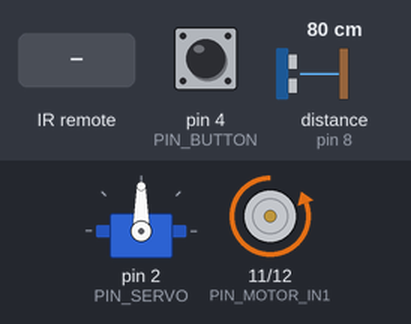
Recording of a sketch running on a simulated Arduino Uno, built with avr-gcc and run on an emulated ATmega328P. Shown: servo, motor-driver pin pairs drawn as motors (green arrow = first pin HIGH = forward, orange = second pin HIGH = backward, longer = more drive, scaled by the enable pin). Wiring (inferred from the names in the program): ultrasonic range finder: trigger pin 7; echo pin 8. Inputs (shaded band) come from the test bench; at power-on: distance to the obstacle (sensor on pin 8) 80 cm, pin 4 (PIN_BUTTON) LOW. The echo pulse lasts 58.3 µs per cm.

Above: at 0.5 s.
1.3 s: distance to the obstacle (sensor on pin 8) set to 9 cm
At 1.72 s:
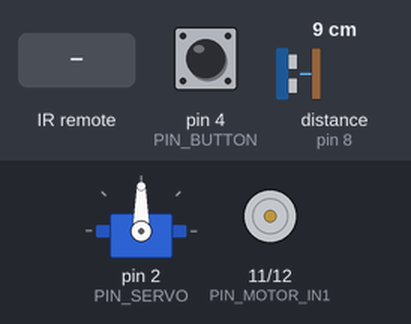
4.3 s: infrared code 0x16 received
At 5.9 s:
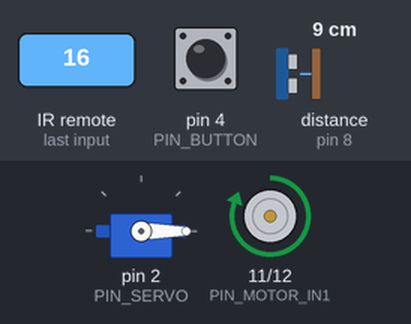
7.3 s: infrared code 0x08 received
At 8.13 s:
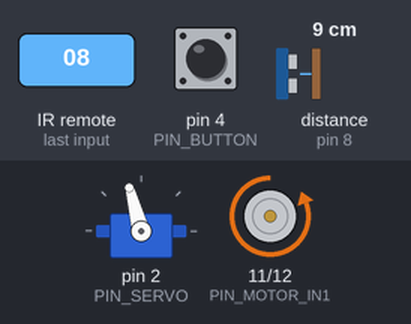
10.3 s: infrared code 0x18 received
13.3 s: infrared code 0x45 received
At 14.15 s:
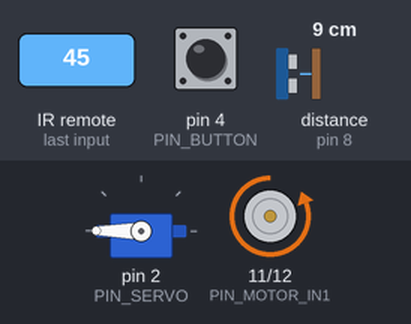
16.3 s: infrared code 0x52 received
Timing chart, 0 to 20.3 s (numbered marks = the images above; inputs shaded):
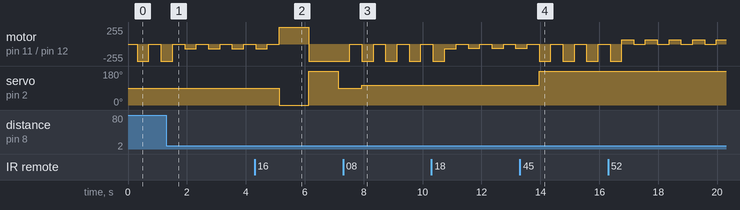

Measured:
- after the input at 4.3 s, servo on pin 2 (PIN_SERVO): 90° → 0° after 0.83 s, → 180° 1.0 s later, → 90° 1.0 s later
- after the input at 7.3 s, servo on pin 2 (PIN_SERVO): 90° → 105° after 0.64 s
- after the input at 13.3 s, servo on pin 2 (PIN_SERVO): 105° → 180° after 0.66 s
- by itself, motor on pin 11 (PIN_MOTOR_IN1) / pin 12 (PIN_MOTOR_IN2): repeats every 0.80 s: forward 64/255 0.40 s, stopped 0.40 s

The sketch:

4-car-c.ino
```cpp
#include <Arduino.h>
#include <Servo.h>
#include <IRremote.hpp>

// ==========================================
// ピン配置（定数定義）
// ==========================================
const int PIN_SERVO      = 2;   // サーボモーター
const int PIN_BUTTON     = 4;   // トグルボタン（スイッチ）
const int PIN_MOTOR_PWM  = 5;   // モーター速度制御（PWM出力）
const int PIN_TRIG       = 7;   // 超音波距離センサー (Trig)
const int PIN_ECHO       = 8;   // 超音波距離センサー (Echo)
const int PIN_IR_REC     = 10;  // 赤外線受信モジュール
const int PIN_MOTOR_IN1  = 11;  // モーター方向指定 1
const int PIN_MOTOR_IN2  = 12;  // モーター方向指定 2

// ==========================================
// グローバル変数
// ==========================================
Servo myServo;

bool isRunning   = false;  // 走行フラグ（true: 走行, false: 停止）
bool isReversing = false;  // 後退フラグ
int maxSpeed     = 255;    // 最高速度設定（0 ~ 255）
int currentAngle = 90;     // サーボ角度（0 ~ 180）
uint8_t obstacleMode = 0;  // 0: 減速、1: 左へ回避、2: 右へ回避
bool obstacleArmed = true;

// ==========================================
// 関数プロトタイプ宣言
// ==========================================
float getDistance(int trigPin, int echoPin);
char getIrKey(bool &isIrRepeat);
void setMotorDirection(bool reverse);
void setSteeringAngle(int angle);
void runAvoidanceManeuver(bool turnRight);
void setObstacleMode(uint8_t mode);

// ==========================================
// セットアップ（初期化）
// ==========================================
void setup() {
  // ピンモードの設定
  pinMode(PIN_BUTTON, INPUT);
  pinMode(PIN_MOTOR_PWM, OUTPUT);
  pinMode(PIN_MOTOR_IN1, OUTPUT);
  pinMode(PIN_MOTOR_IN2, OUTPUT);

  // モーターの初期方向設定（前進）
  digitalWrite(PIN_MOTOR_IN1, LOW);
  digitalWrite(PIN_MOTOR_IN2, HIGH);

  // サーボモーターの初期化
  myServo.attach(PIN_SERVO);

  // 赤外線受信の初期化
  IrReceiver.begin(PIN_IR_REC, DISABLE_LED_FEEDBACK);
}

// ==========================================
// メインループ
// ==========================================
void loop() {
  // 1. センサー値・入力の取得
  float distance = getDistance(PIN_TRIG, PIN_ECHO);
  bool isIrRepeat = false;
  char irKey = getIrKey(isIrRepeat);

  // 2. ボタン操作 または リモコン「OK」で走行/停止切り替え
  bool isButtonPressed = (digitalRead(PIN_BUTTON) == LOW);
  if (isButtonPressed || irKey == 'O') {
    isRunning = !isRunning;  // ON/OFFを反転（トグル）
    delay(300);              // チャタリング防止用デレイ
  }

  // 3. リモコン入力による動作制御
  if (irKey != -1) {
    switch (irKey) {
      case 0:
        setObstacleMode(0);
        break;
      case '*':
        setObstacleMode(1);
        break;
      case '#':
        setObstacleMode(2);
        break;

      // --- 数字キー: 走行方向・停止とステアリング位置 ---
      case 1:
        isRunning = true;
        isReversing = false;
        maxSpeed = 255;
        currentAngle = 0;
        break;
      case 2:
        isRunning = true;
        isReversing = false;
        maxSpeed = 255;
        currentAngle = 90;
        break;
      case 3:
        isRunning = true;
        isReversing = false;
        maxSpeed  = 255;
        currentAngle = 180;
        break;
      case 4:
        isRunning = false;
        currentAngle = 0;
        break;
      case 5:
        isRunning = false;
        currentAngle = 90;
        break;
      case 6:
        isRunning = false;
        currentAngle = 180;
        break;
      case 7:
        isRunning = true;
        isReversing = true;
        maxSpeed = 255;
        currentAngle = 0;
        break;
      case 8:
        isRunning = true;
        isReversing = true;
        maxSpeed = 255;
        currentAngle = 90;
        break;
      case 9:
        isRunning = true;
        isReversing = true;
        maxSpeed = 255;
        currentAngle = 180;
        break;

      // --- スピード微調整（▲/▼キー） ---
      case 'U':
        if (!isRunning) {
          if (!isIrRepeat) {
            maxSpeed = 64;
            isReversing = false;
            isRunning = true;
          }
        } else if (isReversing && maxSpeed <= 64) {
          isRunning = false;
          isReversing = false;
        } else if (isReversing) {
          maxSpeed = constrain(maxSpeed - 16, 64, 255);
        } else {
          maxSpeed = constrain(maxSpeed + 16, 64, 255);
        }
        break;
      case 'D':
        if (!isRunning) {
          if (!isIrRepeat) {
            maxSpeed = 64;
            isReversing = true;
            isRunning = true;
          }
        } else if (isReversing) {
          maxSpeed = constrain(maxSpeed + 16, 64, 255);
        } else if (maxSpeed <= 64) {
          isRunning = false;
        } else {
          maxSpeed = constrain(maxSpeed - 16, 64, 255);
        }
        break;

      // --- ステアリング微調整（◄/►キー） ---
      case 'L':
        currentAngle = constrain(currentAngle - 15, 0, 180);
        break;
      case 'R':
        currentAngle = constrain(currentAngle + 15, 0, 180);
        break;

      default:
        break;
    }
  }

  if (distance >= 20.0) {
    obstacleArmed = true;
  }

  if (isRunning && obstacleMode != 0 && distance < 20.0 && obstacleArmed) {
    obstacleArmed = false;
    runAvoidanceManeuver(obstacleMode == 1);
  }

  // 4. 超音波センサーによる自動速度制御
  int targetSpeed = maxSpeed;
  if (obstacleMode == 0 && !isReversing && distance < 20.0) {
    // 20cm未満のときは距離に応じて減速（5cm以下で速度0）
    targetSpeed = map(constrain(distance, 5, 20), 5, 20, 0, maxSpeed);
  }

  // 5. モーターとサーボへの出力
  setMotorDirection(isReversing);
  setSteeringAngle(currentAngle);
  if (isRunning) {
    analogWrite(PIN_MOTOR_PWM, targetSpeed);
  } else {
    analogWrite(PIN_MOTOR_PWM, 0);
  }

  delay(100);  // ループ周期調整
}

// ==========================================
// 超音波距離計測関数 (cm単位で返却)
// ==========================================
float getDistance(int trigPin, int echoPin) {
  pinMode(trigPin, OUTPUT);
  digitalWrite(trigPin, LOW);
  delayMicroseconds(2);
  digitalWrite(trigPin, HIGH);
  delayMicroseconds(10);
  digitalWrite(trigPin, LOW);

  pinMode(echoPin, INPUT);
  // 30,000マイクロ秒（約5m分）をタイムアウトに設定
  unsigned long duration = pulseIn(echoPin, HIGH, 30000);
  return (float)duration / 58.0;
}

void setMotorDirection(bool reverse) {
  digitalWrite(PIN_MOTOR_IN1, reverse ? HIGH : LOW);
  digitalWrite(PIN_MOTOR_IN2, reverse ? LOW : HIGH);
}

void setSteeringAngle(int angle) {
  myServo.write(180 - angle);
}

void runAvoidanceManeuver(bool turnRight) {
  analogWrite(PIN_MOTOR_PWM, 0);

  setMotorDirection(true);
  setSteeringAngle(turnRight ? 180 : 0);
  analogWrite(PIN_MOTOR_PWM, maxSpeed);
  delay(1000);

  analogWrite(PIN_MOTOR_PWM, 0);
  setMotorDirection(false);
  setSteeringAngle(turnRight ? 0 : 180);
  analogWrite(PIN_MOTOR_PWM, maxSpeed);
  delay(1000);

  analogWrite(PIN_MOTOR_PWM, 0);
}

void setObstacleMode(uint8_t mode) {
  obstacleMode = mode;
}

// ==========================================
// 赤外線リモコン読み取り関数
// ==========================================
char getIrKey(bool &isIrRepeat) {
  isIrRepeat = false;
  if (!IrReceiver.decode()) return -1;

  isIrRepeat = IrReceiver.decodedIRData.flags & IRDATA_FLAGS_IS_REPEAT;
  const uint16_t command = IrReceiver.decodedIRData.command;
  IrReceiver.resume();
  if (isIrRepeat && command != 0x18 && command != 0x52 &&
      command != 0x08 && command != 0x5A) return -1;

  switch (command) {
    case 0x1C: return 'O';
    case 0x16: return '*';
    case 0x0D: return '#';
    case 0x18: return 'U';
    case 0x52: return 'D';
    case 0x08: return 'L';
    case 0x5A: return 'R';
    case 0x45: return 1;
    case 0x46: return 2;
    case 0x47: return 3;
    case 0x44: return 4;
    case 0x40: return 5;
    case 0x43: return 6;
    case 0x07: return 7;
    case 0x15: return 8;
    case 0x09: return 9;
    case 0x19: return 0;
    default: return -1;
  }
}
```
